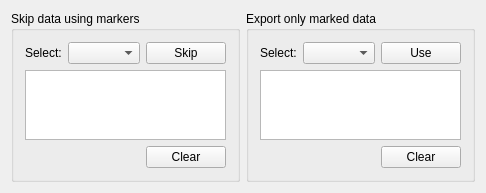
<?xml version="1.0" encoding="UTF-8"?>
<ui version="4.0">
 <class>AwSelectInputDataWidgetUi</class>
 <widget class="QWidget" name="AwSelectInputDataWidgetUi">
  <property name="geometry">
   <rect>
    <x>0</x>
    <y>0</y>
    <width>458</width>
    <height>184</height>
   </rect>
  </property>
  <property name="windowTitle">
   <string>AwSelectInputDataWidget</string>
  </property>
  <layout class="QHBoxLayout" name="horizontalLayout">
   <item>
    <widget class="QGroupBox" name="groupBoxMarkers">
     <property name="title">
      <string>Skip data using markers</string>
     </property>
     <layout class="QGridLayout" name="gridLayout_2">
      <item row="0" column="0" colspan="2">
       <layout class="QHBoxLayout" name="horizontalLayout_3">
        <item>
         <widget class="QLabel" name="label_4">
          <property name="text">
           <string>Select:</string>
          </property>
         </widget>
        </item>
        <item>
         <widget class="AwComboMarker" name="comboSkip">
          <property name="sizePolicy">
           <sizepolicy hsizetype="Expanding" vsizetype="Fixed">
            <horstretch>0</horstretch>
            <verstretch>0</verstretch>
           </sizepolicy>
          </property>
         </widget>
        </item>
        <item>
         <widget class="QPushButton" name="buttonSkip">
          <property name="text">
           <string>Skip</string>
          </property>
         </widget>
        </item>
        <item>
         <spacer name="horizontalSpacer_5">
          <property name="orientation">
           <enum>Qt::Horizontal</enum>
          </property>
          <property name="sizeHint" stdset="0">
           <size>
            <width>40</width>
            <height>20</height>
           </size>
          </property>
         </spacer>
        </item>
       </layout>
      </item>
      <item row="1" column="0" colspan="2">
       <widget class="QListWidget" name="listWidgetSkip"/>
      </item>
      <item row="2" column="0">
       <spacer name="horizontalSpacer_8">
        <property name="orientation">
         <enum>Qt::Horizontal</enum>
        </property>
        <property name="sizeHint" stdset="0">
         <size>
          <width>172</width>
          <height>20</height>
         </size>
        </property>
       </spacer>
      </item>
      <item row="2" column="1">
       <widget class="QPushButton" name="buttonClearSkip">
        <property name="text">
         <string>Clear</string>
        </property>
       </widget>
      </item>
     </layout>
    </widget>
   </item>
   <item>
    <widget class="QGroupBox" name="groupBox_3">
     <property name="title">
      <string>Export only marked data</string>
     </property>
     <layout class="QGridLayout" name="gridLayout_3">
      <item row="0" column="0" colspan="2">
       <layout class="QHBoxLayout" name="horizontalLayout_5">
        <item>
         <widget class="QLabel" name="label_5">
          <property name="text">
           <string>Select:</string>
          </property>
         </widget>
        </item>
        <item>
         <widget class="AwComboMarker" name="comboUse">
          <property name="sizePolicy">
           <sizepolicy hsizetype="Expanding" vsizetype="Fixed">
            <horstretch>0</horstretch>
            <verstretch>0</verstretch>
           </sizepolicy>
          </property>
         </widget>
        </item>
        <item>
         <widget class="QPushButton" name="buttonUse">
          <property name="text">
           <string>Use</string>
          </property>
         </widget>
        </item>
        <item>
         <spacer name="horizontalSpacer_7">
          <property name="orientation">
           <enum>Qt::Horizontal</enum>
          </property>
          <property name="sizeHint" stdset="0">
           <size>
            <width>40</width>
            <height>20</height>
           </size>
          </property>
         </spacer>
        </item>
       </layout>
      </item>
      <item row="2" column="0">
       <spacer name="horizontalSpacer_9">
        <property name="orientation">
         <enum>Qt::Horizontal</enum>
        </property>
        <property name="sizeHint" stdset="0">
         <size>
          <width>172</width>
          <height>20</height>
         </size>
        </property>
       </spacer>
      </item>
      <item row="1" column="0" colspan="2">
       <widget class="QListWidget" name="listWidgetUse"/>
      </item>
      <item row="2" column="1">
       <widget class="QPushButton" name="buttonClearUse">
        <property name="text">
         <string>Clear</string>
        </property>
       </widget>
      </item>
     </layout>
    </widget>
   </item>
  </layout>
 </widget>
 <layoutdefault spacing="6" margin="11"/>
 <customwidgets>
  <customwidget>
   <class>AwComboMarker</class>
   <extends>QComboBox</extends>
   <header location="global">widget/AwComboMarker.h</header>
  </customwidget>
 </customwidgets>
 <resources/>
 <connections/>
</ui>
